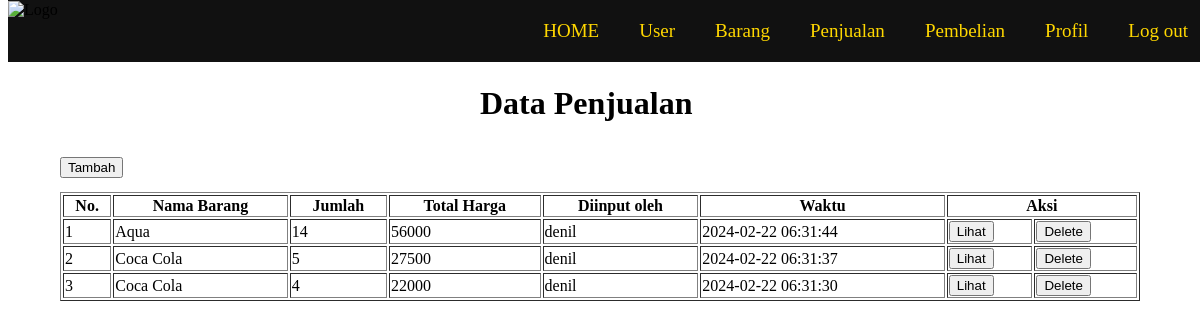
/penjualan.php (signed in), run on the app's committed database.
### tables this page shows
CREATE TABLE `penjualan` (
  `id` int(10) UNSIGNED NOT NULL,
  `id_barang` int(10) UNSIGNED NOT NULL,
  `jumlah` int(10) UNSIGNED NOT NULL,
  `total_harga` int(10) UNSIGNED NOT NULL,
  `id_staff` int(10) UNSIGNED NOT NULL,
  `created_at` timestamp NULL DEFAULT current_timestamp(),
  `updated_at` timestamp NULL DEFAULT NULL ON UPDATE current_timestamp()
);

CREATE TABLE `barang` (
  `id` int(10) UNSIGNED NOT NULL,
  `nama` varchar(50) NOT NULL,
  `kategori` enum('makanan','minuman') NOT NULL,
  `stok` int(10) UNSIGNED NOT NULL,
  `harga_beli` int(10) UNSIGNED NOT NULL,
  `created_at` timestamp NOT NULL DEFAULT current_timestamp(),
  `updated_at` timestamp NULL DEFAULT NULL ON UPDATE current_timestamp(),
  `harga_jual` int(11) NOT NULL
);

CREATE TABLE `user` (
  `id` int(10) UNSIGNED NOT NULL,
  `username` varchar(50) NOT NULL,
  `password` varchar(225) NOT NULL,
  `level` enum('admin','keuangan','logistik') NOT NULL,
  `created_at` timestamp NOT NULL DEFAULT current_timestamp(),
  `updated_at` timestamp NULL DEFAULT NULL ON UPDATE current_timestamp()
);

### penjualan.php (the view, shortened to what this page needs)
<!DOCTYPE html>
<html>
<head>
    <link rel="stylesheet" href="penjualan.css">
</head>
<body>
    <?php include "menu.php"; ?>
    <?php
    require "koneksi.php";
    $sql = "SELECT penjualan.id, barang.nama as nama_barang, penjualan.jumlah, penjualan.total_harga, user.username, penjualan.created_at FROM barang JOIN penjualan on barang.id = penjualan.id_barang JOIN user ON user.id = penjualan.id_staff ORDER BY penjualan.created_at DESC";
    $query = mysqli_query($koneksi, $sql);
    ?>
    <div>
        <h1>Data Penjualan</h1>
        <div class="container">
        <form action="new-penjualan.php" method="GET">
            <button type="submit">Tambah</button>
        </form>
        </div>
        <table border="1">
            <tr>
                <th>No.</th>
                <th>Nama Barang</th>
                <th>Jumlah</th>
                <th>Total Harga</th>
                <th>Diinput oleh</th>
                <th>Waktu</th>
                <th colspan="2">Aksi</th>
            </tr>
            <?php $i = 1; ?>
            <?php while ($penjualan = mysqli_fetch_array($query)) : ?>
                <tr>
                    <td><?= $i ?></td>
                    <td><?= $penjualan["nama_barang"] ?></td>
                    <td><?= $penjualan["jumlah"] ?></td>
                    <td><?= $penjualan["total_harga"] ?></td>
                    <td><?= $penjualan["username"] ?></td>
                    <td><?= $penjualan["created_at"] ?></td>
                    <td>
                        <form action="read-penjualan.php" method="GET">
                            <button type="submit">Lihat</button>
                        </form>
                    </td>
                    <td>
                        <form action="delete-penjualan.php" method="POST" onsubmit="return konfirmasi(this)">
                            <button type="submit">Delete</button>
                        </form>
                    </td>
                </tr>
                <?php $i++; ?>
            <?php endwhile ?>
        </table>
    </div>
</body>
</html>

### menu.php (shortened to what this page needs)
<!DOCTYPE html>
<html>
<head>
    <link rel="stylesheet" href="menu.css">
</head>
<body>
    <div class="navbar">
        <nav>
            <img src="img/logo5-removebg-preview.png    " alt="Logo">
            <li><a href="logout.php">Log out</a></li>
            <li><a href="profil.php">Profil</a></li>
            <li><a href="pembelian.php">Pembelian</a></li>
            <li><a href="penjualan.php">Penjualan</a></li>
            <li><a href="barang.php">Barang</a></li>
            <?php if ($_SESSION["level"] == "admin") : ?>
                <li><a href="user.php">User</a></li>
            <?php endif ?>
            <li class="home"><a href="home.php">HOME</a></li>
        </nav>
    </div>
</body>
</html>

### penjualan.css (style rules this page uses)
table { background-color: rgb(255, 255, 255, 0.8); position: absolute; top: 24%; left: 5%; width: 90%; }
.container { position: absolute; top: 19.6%; left: 5%; }
h1 { position: absolute; top: 8%; left: 40%; }

### menu.css (style rules this page uses)
.navbar { background-color: #111111; overflow: hidden; list-style-type: none; position: fixed; width: 100%; top: 0; z-index: 1000; }
.navbar a { float: right; display: block; color: gold; text-align: left; padding: 20px 20px; text-decoration: none; font-size: 19px; }
.navbar img { height: 61px; width: 61px; padding: 0px; position: absolute; top: 1px; background-image: none; background: transparent; }

### data on the page
penjualan: id_barang.nama "Aqua", jumlah "14", total_harga "56000", id_staff.username "denil", created_at "2024-02-22 06:31:44"
penjualan: id_barang.nama "Coca Cola", jumlah "5", total_harga "27500", id_staff.username "denil", created_at "2024-02-22 06:31:37"
penjualan: id_barang.nama "Coca Cola", jumlah "4", total_harga "22000", id_staff.username "denil", created_at "2024-02-22 06:31:30"
